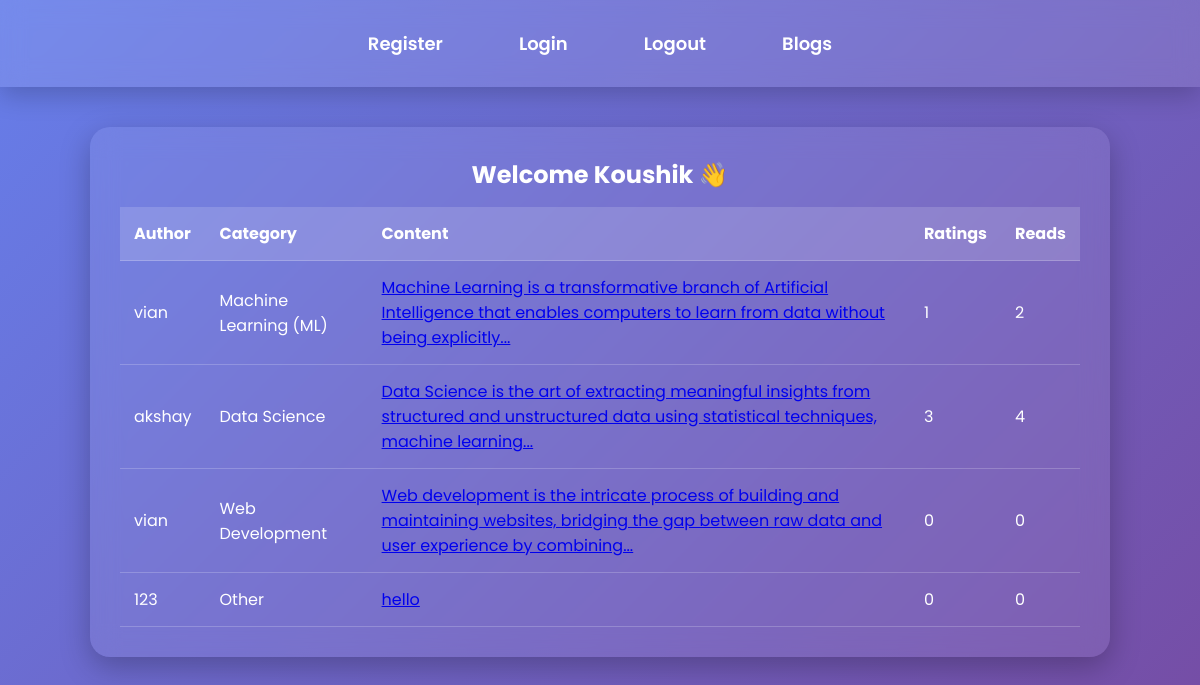
Page /listAllBlogs (signed in) on the committed database.
### models.py (models this page shows, shortened)
class UserModel(UserMixin,db.Model):
    __tablename__ = 'users'
    id = db.Column(db.Integer,primary_key=True)
    email = db.Column(db.String(100),unique=True)
    username = db.Column(db.String(100))
    password_hash = db.Column(db.String(250))

class CategoryMaster(db.Model):
    category_id = db.Column(db.Integer,primary_key=True)
    category_name = db.Column(db.String(100),nullable=False)
    blogmodel = db.relationship('BlogModel',backref='categorymaster',lazy=True)

class BlogModel(db.Model):
    id = db.Column(db.Integer,primary_key=True)
    category_id = db.Column(db.Integer,db.ForeignKey('category_master.category_id'),nullable=False)
    blog_user_id = db.Column(db.Integer,db.ForeignKey('users.id'),nullable=False)
    blog_text = db.Column(db.Text,nullable=False)
    blog_creation_date = db.Column(db.DateTime)
    blog_read_count = db.Column(db.Integer,default=0)
    blog_rating_count = db.Column(db.Integer,default=0)

### routes.py (the view)
@app.route('/listAllBlogs')
def listAllBlogs():
    all_blogs = BlogModel.query.all()
    all_users = UserModel.query.all()
    return render_template('list_all_blogs.html',all_blogs=all_blogs,all_users=all_users,all_categories = global_all_category_name)

### routes.py (called while the page is built)
@login.user_loader
def load_user(id):
    return UserModel.query.get(int(id))

def get_all_categories():
    global  global_all_no,global_all_category_name
    all_category_info = db.session.query(CategoryMaster.category_id,CategoryMaster.category_name)
    all_category_info = list(all_category_info)
    global_all_no,global_all_category_name = zip(*all_category_info)

@app.before_request
def create_all():
    db.create_all()
    get_all_categories()

### templates/list_all_blogs.html
{% extends 'base.html' %}
{% block content %}
<h2 class="center">
{% if current_user.is_anonymous %}
Welcome Guest 👋
{% else %}
Welcome {{ current_user.username }} 👋
{% endif %}
</h2>
<table>
<thead>
<tr>
<th>Author</th>
<th>Category</th>
<th>Content</th>
<th>Ratings</th>
<th>Reads</th>
</tr>
</thead>
<tbody>
{% for a_blog in all_blogs %}
{% set author_name = all_users[a_blog.blog_user_id-1].username if all_users|length >= a_blog.blog_user_id else "Unknown" %}
{% set category_name = all_categories[a_blog.category_id-1] if all_categories|length >= a_blog.category_id else "None" %}
<tr>
<td>{{ author_name }}</td>
<td>{{ category_name }}</td>
<td>
{% if current_user.is_authenticated %}
<a href="/blogDetail/{{ a_blog.id }}/{{ author_name }}/{{ category_name }}">
{{ a_blog.blog_text|truncate(150) }}
</a>
{% else %}
{{ a_blog.blog_text|truncate(150) }}
{% endif %}
</td>
<td>{{ a_blog.blog_rating_count }}</td>
<td>{{ a_blog.blog_read_count }}</td>
</tr>
{% endfor %}
</tbody>
</table>
{% endblock %}

### templates/base.html (style rules this page uses)
* { margin:0;padding:0;box-sizing:border-box;font-family:Poppins,sans-serif; }
body { background: linear-gradient(135deg,#667eea,#764ba2); min-height:100vh; color:white; }
table { width:100%; border-collapse:collapse; }
th,td { padding:14px; text-align:left; }
th { background:rgba(255,255,255,0.15); }
tr { border-bottom:1px solid rgba(255,255,255,0.2); }
h1,h2,h3 { margin-bottom:15px; }
.center { text-align:center; }

### rows in the picture
UserModel: username "Koushik"
BlogModel: blog_text "Machine Learning is a transformative branch of Artificial Intelligence that enables computers to learn from data without being explicitly...", blog_rating_count "1", blog_read_count "2"
UserModel: username "vian"
CategoryMaster: category_name "Machine Learning (ML)"
BlogModel: blog_text "Data Science is the art of extracting meaningful insights from structured and unstructured data using statistical techniques, machine learning...", blog_rating_count "3", blog_read_count "4"
UserModel: username "akshay"
CategoryMaster: category_name "Data Science"
BlogModel: blog_text "Web development is the intricate process of building and maintaining websites, bridging the gap between raw data and user experience by combining...", blog_rating_count "0", blog_read_count "0"
CategoryMaster: category_name "Web Development"
BlogModel: blog_text "hello", blog_rating_count "0", blog_read_count "0"
UserModel: username "123"
CategoryMaster: category_name "Other"
